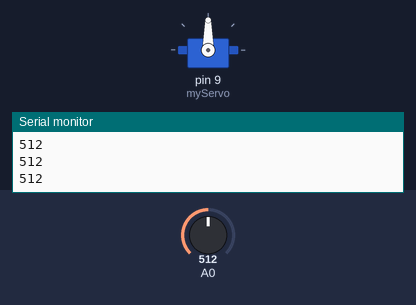
Simulated run of this sketch. Board: Arduino Uno, built with avr-gcc and run on an emulated ATmega328P. Shown: servo, the last lines printed to the serial monitor. The test bench sets the inputs (shaded band); at power-on: A0 = 512.

Above: at 1.2 s.
1.3 s: A0 set to 716
At 2.5 s:
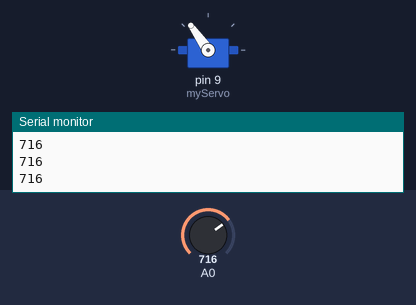
2.8 s: A0 set to 900
At 3.9 s:
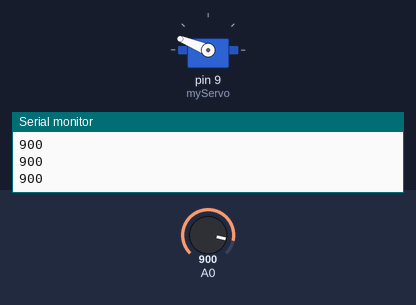
4.3 s: A0 set to 1023
At 5.0 s:
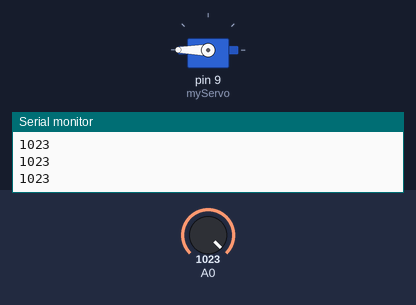
5.8 s: A0 set to 306
At 6.3 s:
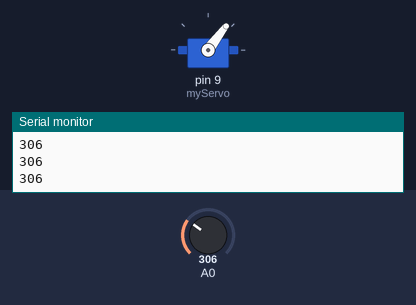
7.3 s: A0 set to 122
At 8.5 s:
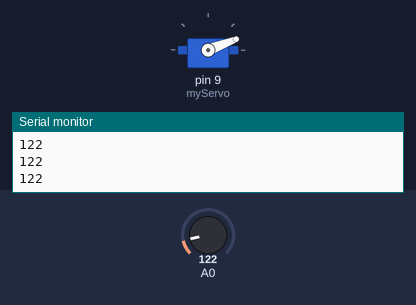
8.8 s: A0 set to 0
At 9.5 s:
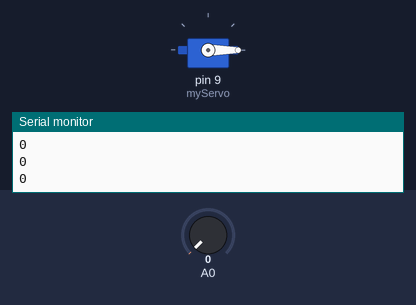
Timing chart, 0 to 11.3 s (numbered marks = the images above; inputs shaded):
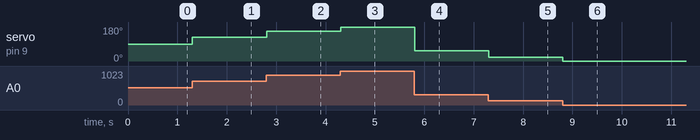

The sketch:

servo_control.ino
```cpp
#include <Servo.h>

Servo myServo;

void setup() {
  // put your setup code here, to run once:
  pinMode(9, OUTPUT);

  myServo.attach(9);
  Serial.begin(9600);
}

void loop() {
  int analog_reading = analogRead(A0);
  float servo_pos = (180.0/1023.0)*analog_reading;
  Serial.println(analog_reading);
  myServo.write((int)servo_pos);
}
```

Measured:
- after the input at 1.3 s, servo on pin 9 (myServo): 90° → 125° at once
- after the input at 2.8 s, servo on pin 9 (myServo): 125° → 158° at once
- after the input at 4.3 s, servo on pin 9 (myServo): 158° → 180° at once
- after the input at 5.8 s, servo on pin 9 (myServo): 180° → 53° at once
- after the input at 7.3 s, servo on pin 9 (myServo): 53° → 21° at once
- after the input at 8.8 s, servo on pin 9 (myServo): 21° → 0° at once
